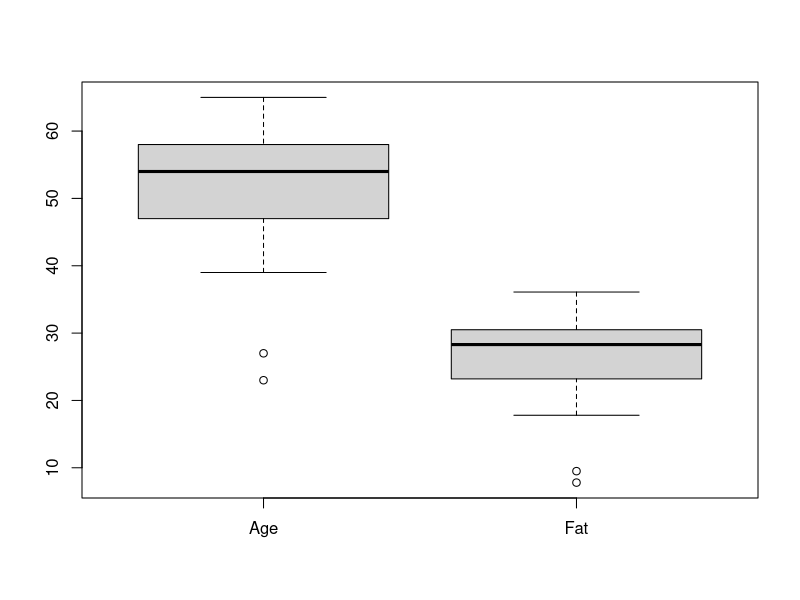
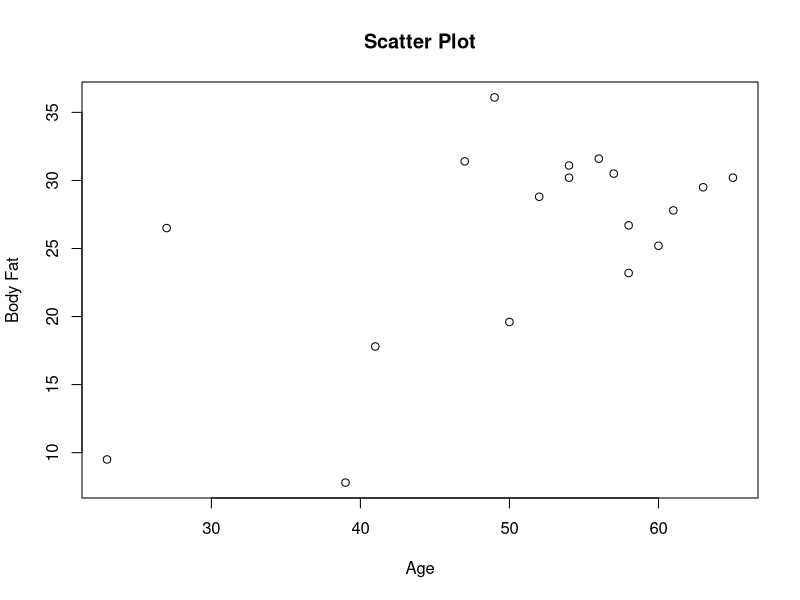
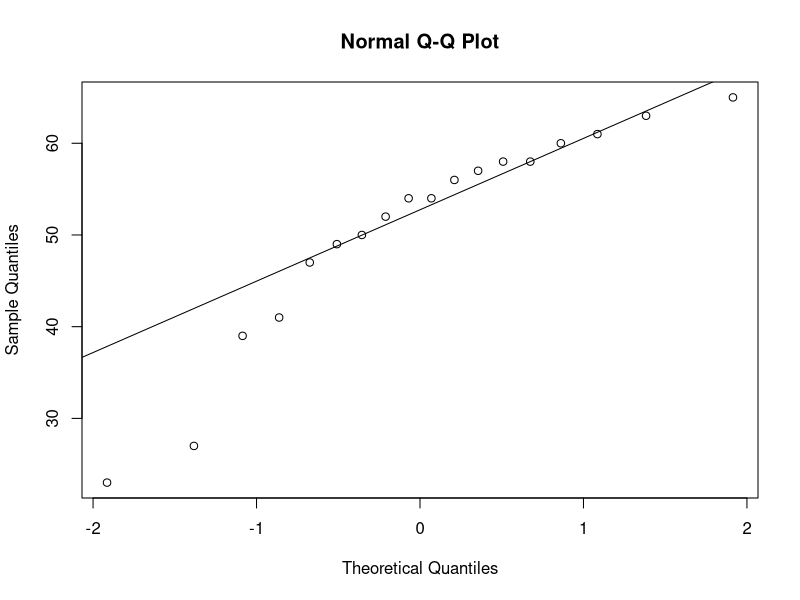
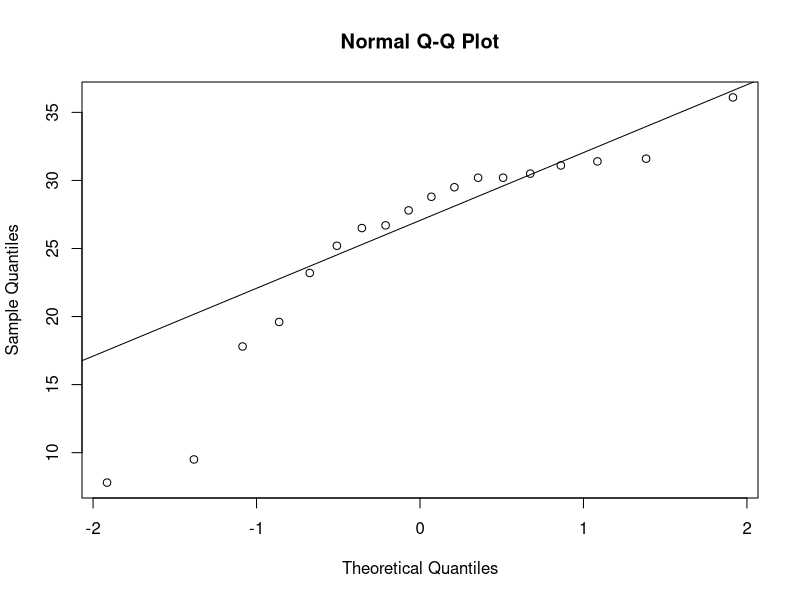

Write R code to recreate these figures, in order.
age <- c(23,27,39,41,47,49,50,52,54,54,56,57,58,58,60,61,63,65)

fat <- c(9.5,26.5,7.8,17.8,31.4,36.1,19.6,28.8,
         31.1,30.2,31.6,30.5,23.2,26.7,25.2,27.8,29.5,30.2)

mean(age)
median(age)
sd(age)

mean(fat)
median(fat)
sd(fat)

boxplot(age,fat,names=c("Age","Fat"))

plot(age,fat,
     main="Scatter Plot",
     xlab="Age",
     ylab="Body Fat")

qqnorm(age)
qqline(age)

qqnorm(fat)
qqline(fat)
